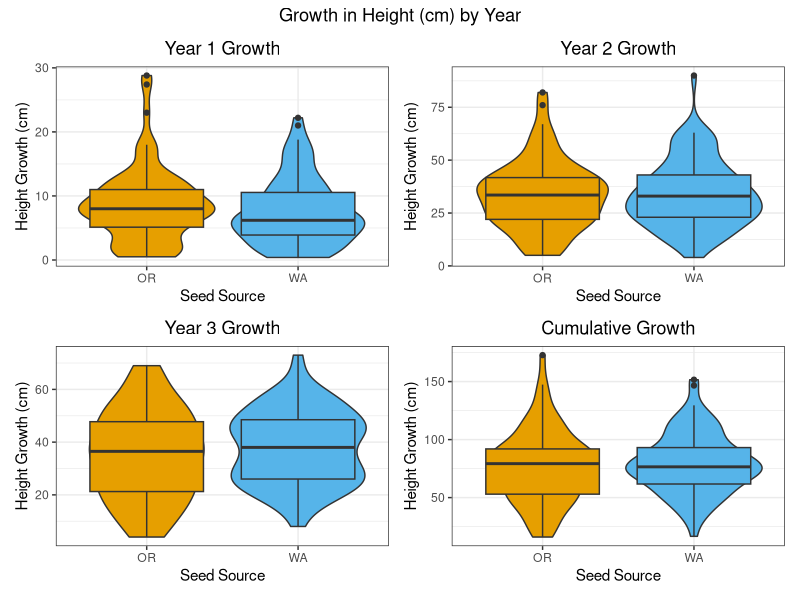
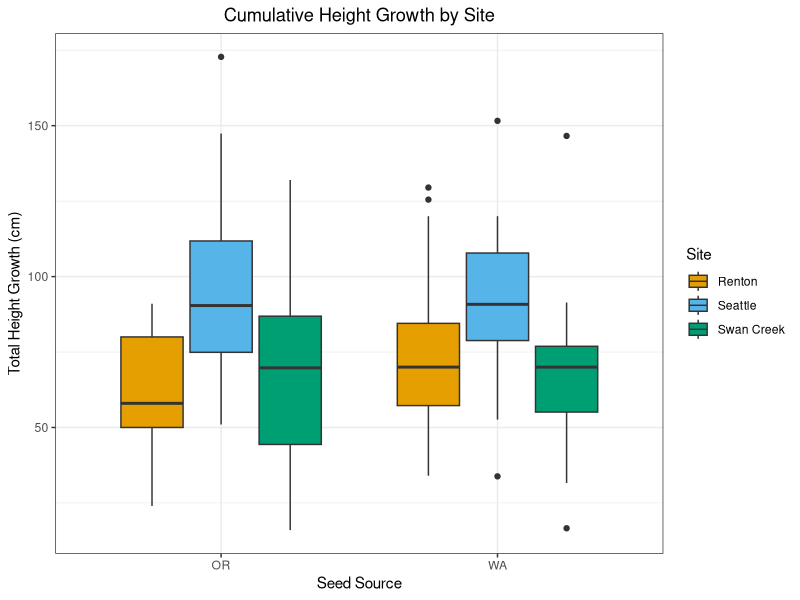
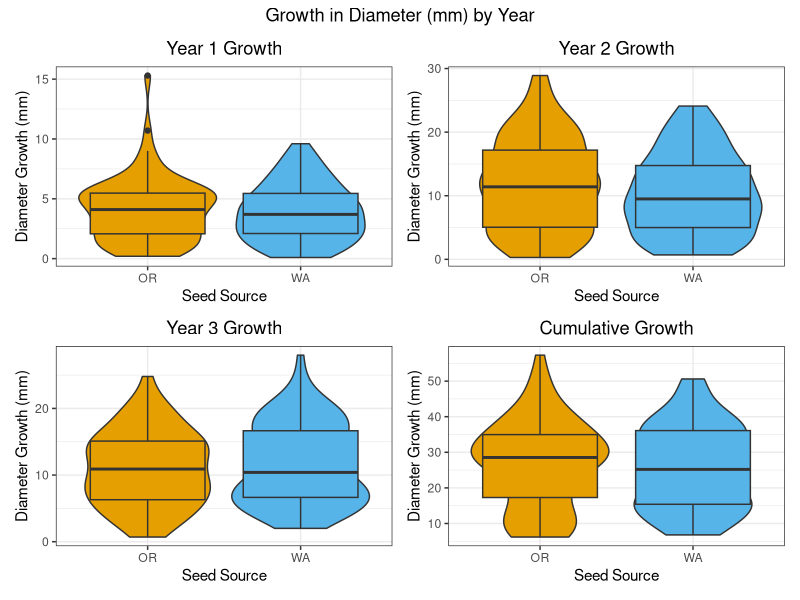
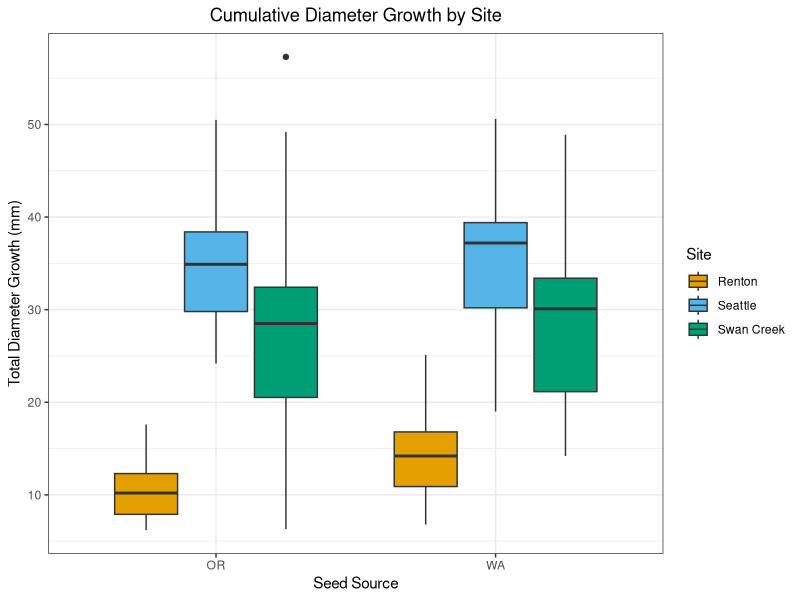
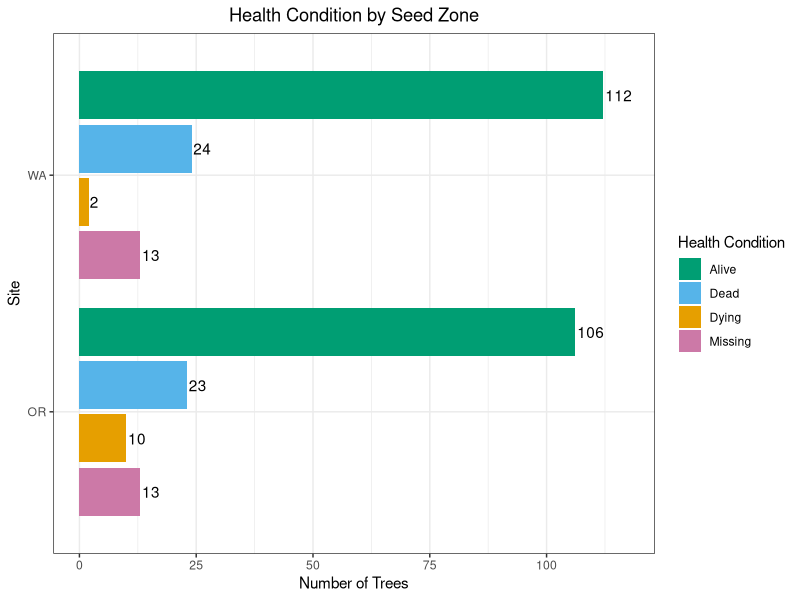
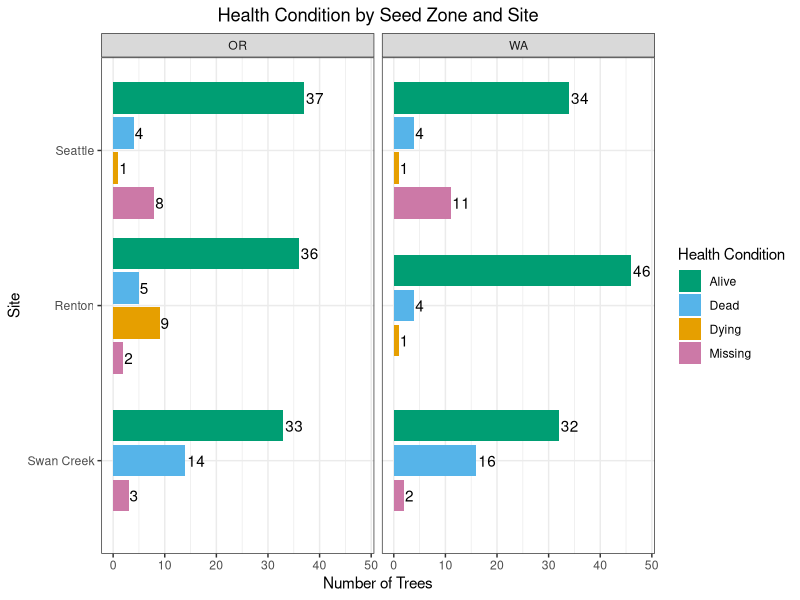

Write the R code that produced these figures, in order.
## ---- chunk 1
knitr::opts_chunk$set(echo = FALSE)
## ---- chunk 2
library(tidyverse)
library(kableExtra)
library(patchwork)
library(zoo)
## ---- chunk 3
#2023 changes made in excel 
#y1$Seed.Zone[y1$Seed.Zone=="WA "] <- "WA"
#y1$X2022.Tree.Height..cm.[y1$X2022.Tree.Height..cm.==5408] <- 54.8
#y1$X2022.Tree.Diameter..mm.[y1$X2022.Tree.Diameter..mm.==110.0] <- 11
#y2$X2023.Tree.Diameter..mm.[y2X2022.Tree.Diameter..mm.==123] <- 12.3
#y2$X2023.Tree.Diameter..mm.[y2X2022.Tree.Diameter..mm.==135] <- 13.5

#2023 seattle OR data skipped tree number 14, moved 15, 16, 17 measurements up. 8 was missing
#2023 seattle OR site was missing trees 42 and 43, but recorded trees 39-41 in 2023 were better fit for previous 2022 measurements for 41-43. However, trees were in different row. very confused. Wondering if trees OR42 and OR43 actually got moved to end of OR31 row somehow after site was mapped? 
#2023 seattle OR last row trees 42,43, 46 and 50 were missing. However, tree number 45 fit better with tree 46, feeling confident tree recorded as 45 was actually 46, and 47 was actually missing because trees 47-49 were actually trees 48-50, adjusted
#2023 Swan Creek WA #141 included a 40cm height increase, which must be a mistake. Recommend excluding all trees with greater than 30cm height increases from first analyses. 
#2023 Swan Creek WA #171 included a 70cm height increase, which must be a mistake. Recommend excluding all trees with greater than 30cm height increases from first analyses. 
## ---- chunk 4
y1 <- read.csv("./data/2022 Measurements.csv")
y2 <- read.csv("./data/2023 MeasurementsCorrected.csv")
y3 <- read.csv("./data/2024 Measurementsv3.csv")
library(readxl)
sheet2025 <- read_excel("data/2025 Measurements.xlsx", 
    sheet = "2025")
rough2025 <- read_excel("data/2025 Measurements.xlsx", 
    sheet = "2025 rough draft")

y1$Measurement.Year <- 2022
y2$Measurement.Year <- 2023
y3$Measurement.Year <- 2024

#rename columns to merge
rough2025 <- rough2025 %>% 
  rename("New Tree Number" = "Tree #") %>%
  rename("Tree Diameter (mm)" = "DBH") %>%
  rename("Tree Height (cm)" = "Height") %>%
  rename("Health" = "Condition") %>%
  rename("Date Measured" = "Measure Date") %>%
  rename("Comment" = "Comments")

rough2025 <- rough2025 %>%
    mutate(Site = recode(Site, 'Discovery Park' = 'Seattle'))

rough2025 <- rough2025 %>% select(-c("Seed Zone"))

#merge two sheets together based on tree number and site
merged2025 <- left_join(rough2025, sheet2025, by=c("New Tree Number"="New Tree Number","Site" = "Site"))

#combine Health and Comment columns from both sheets
merged2025 <- merged2025 %>%
  mutate(`Health` = coalesce(`Health.x`,`Health.y`)) %>%
  mutate(`Comment` = coalesce(`Comment.x`,`Comment.y`))

#if comments contain "browsed", mark elk browsed column as Y, otherwise mark N
merged2025 <- merged2025 %>%
  mutate(`Elk Browse` = case_when(
    grepl("browsed", Comment, ignore.case = TRUE) ~ "Y",
    TRUE ~ "N" # Keep the original value if no match is found
  ))

#remove duplicate columns
y4 <- merged2025 %>% select(-c("Tree Height (cm).y","Tree Diameter (mm).y", "Comment.y","Health.y","Year Measured","Date Measured.y","Comment.x","Health.x"))

#add measurement year
y4 <- cbind(y4, Measurement.Year= 2025)

#add tree numbers for first year
y1 <- y1 %>% mutate(Temp.Tree.Number = row_number())

#remove unnecessary columns
y1 <- y1 %>% select(-c("Year.Measured","Color"))
y2 <- y2 %>% select(-c("Year.Measured","Color"))
y3 <- y3 %>% select(-c("Year.Measured"))

#rename columns to match other years
y4 <- y4 %>% 
  rename("New.Tree.Number" = "New Tree Number") %>%
  rename("Tree.Height..cm." = "Tree Height (cm).x") %>%
  rename("Tree.Diameter..mm." = "Tree Diameter (mm).x") %>%
  rename("Seed.Zone" = "Seed Zone") %>%
  rename("Date.Measured" = "Date Measured.x") %>%
  rename("Tree.Number" = "Tree Number") %>%
  rename("Elk.Browse" = "Elk Browse")

## ---- chunk 5
#change date format to match year 4
y1$Date.Measured <- as.Date(y1$Date.Measured,format = "%m/%d/%y")
y1$Date.Planted <- as.Date(y1$Date.Planted,format = "%m/%d/%y")
y2$Date.Measured <- as.Date(y2$Date.Measured,format ="%m/%d/%y")
y3$Date.Measured <- as.Date(y3$Date.Measured, format = "%m/%d/%y")
y4$Date.Measured <- as.Date(y4$Date.Measured,format = "%m/%d/%y")

#in Year 1, if health condition is NA, change it to alive
y1 <- y1 %>%
  mutate(Health = ifelse(is.na(Health), "Alive", Health))

#bind all year dataframes together
trees.bind <- bind_rows(y1,y2) %>% bind_rows(.,y3) %>% bind_rows(.,y4) %>% filter(Site!="Tomanamus" & Site!="" & Site!="Puyallup") %>% droplevels()

trees.bind[130, "Health"] <- "Dead"
trees.bind[167, "Health"] <- "Dying"

## ---- chunk 6
#labeling consistency
trees.bind$Health[trees.bind$Health==""] <- "Missing"
trees.bind$Health[trees.bind$Health=="missing"] <- "Missing"
trees.bind$Seed.Zone[trees.bind$Seed.Zone=="Wa"] <- "WA"
trees.bind <- trees.bind %>% droplevels()

#if comments contain "browsed", mark elk browsed column as Y, otherwise mark N
trees.bind <- trees.bind %>%
  mutate(`Elk.Browse` = case_when(
    grepl("browsed", Comment, ignore.case = TRUE) ~ "Y",
    TRUE ~ "N" # Keep the original value if no match is found
  ))

#if comments contain "missing/presumed dead" change health condition to missing
trees.bind <- trees.bind %>%
  mutate(`Health` = case_when(
    grepl("Missing/presumed dead", Comment, ignore.case = TRUE) ~ "Missing",
    TRUE ~ `Health` # Keep the original value if no match is found
  ))
## ---- chunk 7
#use New Tree Number if not NA, otherwise use Tree Number
trees.bind <- trees.bind %>% group_by(Tree.Number, Site, Seed.Zone) %>% mutate(New.Tree.Number = if_else(is.na(New.Tree.Number),first(na.omit(New.Tree.Number)),New.Tree.Number)) %>%ungroup()

#use Temp Tree Number if not NA, otherwise use Tree Number
trees.bind <- trees.bind %>% group_by(Tree.Number, Site, Seed.Zone) %>% mutate(Temp.Tree.Number = if_else(is.na(Temp.Tree.Number),first(na.omit(Temp.Tree.Number)),Temp.Tree.Number)) %>%ungroup()

trees.bind <- trees.bind %>%  group_by(Tree.Number, Site, Seed.Zone) %>% mutate(Date.Planted = if_else(is.na(Date.Planted),first(na.omit(Date.Planted)),Date.Planted)) %>%ungroup()
## ---- chunk 8
trees.bind$Date.Measured <- as.Date(trees.bind$Date.Measured,"%m/%d/%y")
trees.bind$Date.Planted <- as.Date(trees.bind$Date.Planted,"%m/%d/%y")
trees.bind <- trees.bind %>% mutate(Planted.Growth.Days=Date.Measured-Date.Planted)
## ---- chunk 9
#trees <- trees.bind

#dead.trees <- trees %>%
#  filter(Health == "Dead")

#matching.trees <- trees %>%
#  inner_join(dead.trees, by = "Tree.Number", relationship = "many-to-many")

#if previous year's health condition is dead change following years health condition to dead
#trees <- trees %>%
#  group_by(Tree.Number, Site, Seed.Zone) %>%
#  arrange(Measurement.Year) %>%
#  mutate(Previous_Value = lag(Health), Health = case_when(!is.na(Previous_Value) & Previous_Value == "Dead" ~ "Dead", TRUE ~ Health)) %>%
#  select(-Previous_Value)

#if previous year's health condition is dying and current year's health condition is missing, change current year's health condition to dead
#trees <- trees %>%
#  group_by(Tree.Number, Site, Seed.Zone) %>%
#  mutate(Health = case_when(lag(Health, n= 1, order_by = Measurement.Year) == "Dying" & Health == "Missing" ~ "Dead", TRUE ~ Health))

#trees <- trees %>%
#  group_by(Tree.Number, Site, Seed.Zone) %>%
#  arrange(Measurement.Year) %>%
#  mutate(Previous.Health = lag(Health), Health = case_when(is.na(Health) ~ Previous.Health, TRUE ~ Health)) %>%
#  select(-Previous.Health)

#create final health column and if most current year's health condition is missing. use previous year's
#trees <- trees %>%
#  group_by(Tree.Number, Site, Seed.Zone) %>%
#  tidyr::complete(Measurement.Year = seq(min(Measurement.Year), max(Measurement.Year)), fill = list(Health = NA)) %>%
#  mutate(Final.Health = last(Health)) %>%
#  mutate(Final.Health = na.locf(Final.Health, na.rm =  FALSE, fromLast = TRUE)) %>%
#  mutate(Final.Health = ifelse(is.na(Health) & is.na(Final.Health), NA, Final.Health)) %>%
#  ungroup()
## ---- chunk 10
#VERSION WITH NO BROWSED TREES
trees.no.browse <- trees.bind %>%
  group_by(Tree.Number, Site, Seed.Zone) %>%
  filter(Elk.Browse !="Y") %>% ungroup()

trees.no.browse <- trees.no.browse %>%
  group_by(Tree.Number, Site, Seed.Zone) %>%
  arrange(Measurement.Year) %>%
  mutate(Previous_Value = lag(Health), Health = case_when(!is.na(Previous_Value) & Previous_Value == "Dead" ~ "Dead", TRUE ~ Health)) %>%
  select(-Previous_Value)

#if previous year's health condition is dying and current year's health condition is missing, change current year's health condition to dead
trees.no.browse <- trees.no.browse %>%
  group_by(Tree.Number, Site, Seed.Zone) %>%
  mutate(Health = case_when(lag(Health, n= 1, order_by = Measurement.Year) == "Dying" & Health == "Missing" ~ "Dead", TRUE ~ Health))

trees.no.browse <- trees.no.browse %>%
  group_by(Tree.Number, Site, Seed.Zone) %>%
  arrange(Measurement.Year) %>%
  mutate(Previous.Health = lag(Health), Health = case_when(is.na(Health) ~ Previous.Health, TRUE ~ Health)) %>%
  select(-Previous.Health)

#create final health column and if most current year's health condition is missing. use previous year's
trees.no.browse <- trees.no.browse %>%
  group_by(Tree.Number, Site, Seed.Zone) %>%
  tidyr::complete(Measurement.Year = seq(min(Measurement.Year), max(Measurement.Year)), fill = list(Health = NA)) %>%
  mutate(Final.Health = last(Health)) %>%
  mutate(Final.Health = na.locf(Final.Health, na.rm =  FALSE, fromLast = TRUE)) %>%
  mutate(Final.Health = ifelse(is.na(Health) & is.na(Final.Health), NA, Final.Health)) %>%
  ungroup()
## ---- chunk 11
#trees$Site <- as.factor(trees$Site)
#trees$Seed.Zone <-as.factor(trees$Seed.Zone)
#trees$Health <- as.factor(trees$Health)
## ---- chunk 12
trees.no.browse$Site <- as.factor(trees.no.browse$Site)
trees.no.browse$Seed.Zone <-as.factor(trees.no.browse$Seed.Zone)
trees.no.browse$Health <- as.factor(trees.no.browse$Health)
## ---- chunk 13
# NOTE RENTON OR TREE 180 was entered twice or there is two values for it. We need to look into this further, but for now we removed it from the data.
## ---- chunk 14
#trees <- trees %>% filter(Tree.Number!=180 | Site!="Renton" | Seed.Zone!="OR")
trees.no.browse <- trees.no.browse %>% filter(Tree.Number!=180 | Site!="Renton" | Seed.Zone!="OR")
## ---- chunk 15
#trees.wide <- trees %>% pivot_wider(
#    id_cols = c(Tree.Number, Site, Seed.Zone, New.Tree.Number),
#    names_from = Measurement.Year,
#    values_from = c(Tree.Height..cm., Tree.Diameter..mm.),
#    names_glue = "{.value}_{Measurement.Year}") 
#ver with no browsed trees
trees.wide <- trees.no.browse %>% pivot_wider(
    id_cols = c(Tree.Number, Site, Seed.Zone, New.Tree.Number),
    names_from = Measurement.Year,
    values_from = c(Tree.Height..cm., Tree.Diameter..mm.),
    names_glue = "{.value}_{Measurement.Year}") 
## ---- chunk 16
# see if there are any duplicate trees based on number, site, seed zone and year
#{trees} |> summarize(n = n(), .by = c(Tree.Number, Site, Seed.Zone, Measurement.Year)) |> filter(n > 1L)
## ---- chunk 17
trees.wide.growth <- trees.wide %>% mutate(y1.height.growth = Tree.Height..cm._2023-Tree.Height..cm._2022, y2.height.growth = Tree.Height..cm._2024-Tree.Height..cm._2023, y3.height.growth = Tree.Height..cm._2025-Tree.Height..cm._2024, y1.diameter.growth = Tree.Diameter..mm._2023-Tree.Diameter..mm._2022, y2.diameter.growth = Tree.Diameter..mm._2024-Tree.Diameter..mm._2023, y3.diameter.growth = Tree.Diameter..mm._2025 - Tree.Diameter..mm._2024, total.height.growth = Tree.Height..cm._2025-Tree.Height..cm._2022, total.diameter.growth = Tree.Diameter..mm._2025-Tree.Diameter..mm._2022)
## ---- chunk 18
#trees.partial <- trees[1,2,3,9,11,12,13]
#trees.wide.joined <- left_join(trees.wide.growth, trees.partial, by=c("Tree.Number", "Site", "Seed.Zone"))
## ---- chunk 19
#tree.growth <- trees %>% group_by(Tree.Number, Site, Seed.Zone) %>% arrange(Measurement.Year) %>% mutate(Height.Growth = Tree.Height..cm. - lag(Tree.Height..cm.), Diameter.Growth = Tree.Diameter..mm. - lag(Tree.Diameter..mm.)) %>% ungroup()
## ---- chunk 20
#tree.growth.year <- tree.growth %>% group_by(Tree.Number, Site, Seed.Zone, Measurement.Year) %>% reframe(Heigh.Growth=Height.Growth,Diameter.Growth=Diameter.Growth)
## ---- chunk 21
#trees <- left_join(trees,tree.growth.year, by=c("Tree.Number", "Site", "Seed.Zone", "Measurement.Year"))
## ---- chunk 22
# FILTERED ALL TREES with NEGATIVE height increases or NEGATIVE diameter increases
#Data cleaning
#neg.trees <- trees %>% filter(Height.Growth<0)
#neg.trees <- neg.trees[c(1,2,3,5,6,12,13,20,21)]
#pos.trees <- trees %>% filter(Height.Growth>20)
## ---- chunk 23
#trees.pos <- tree.growth %>% filter(Height.Growth>0 & Diameter.Growth>0)  
## ---- chunk 24
trees.wide.pos.total <- trees.wide.growth %>% filter(total.height.growth>0 & total.diameter.growth>0)
trees.wide.pos.y1 <- trees.wide.growth %>% filter(y1.height.growth>0 & y1.diameter.growth>0)
trees.wide.pos.y2 <- trees.wide.growth %>% filter(y2.height.growth>0 & y2.diameter.growth>0)
trees.wide.pos.y3 <- trees.wide.growth %>% filter(y3.height.growth>0 & y3.diameter.growth>0)
trees.wide.pos.all <- trees.wide.growth %>% filter(y1.height.growth>0 & y1.diameter.growth>0 & y2.height.growth>0 & y2.diameter.growth>0 & y3.height.growth>0 & y3.diameter.growth>0)
## ---- chunk 25
#a few possible mistakes in measurements with trees greater than 30cm height increase. Removing trees above 24 increase also removes Seattle OR Trees 39-41 which were off in measurements, trees were possibly moved after mapping? 
## ---- chunk 26
#create table summarizing when sites were planted and remeasured.
## ---- chunk 27
#Site.Summary <- trees.pos %>% group_by(Site,Seed.Zone,Measurement.Year) %>% summarize(n=n()) %>% left_join(.,trees.pos,by=c("Site","Seed.Zone","Measurement.Year"),multiple="first")

Site.Summary <- trees.wide.pos.all %>% group_by(Site,Seed.Zone) %>% summarize(n=n())
kable(Site.Summary[c(1,2,3)], col.names = c("Site", "Seed Zone", "Number of Trees")) %>% kable_material(c("striped", "hover","condensed"))
## ---- chunk 28
#trees.summary <- trees.wide.pos.all %>% group_by(Seed.Zone)  %>% summarize(
#n=n(),
#mean.height.2024=mean(Tree.Height..cm._2024),
#mean.diameter.2024=mean(Tree.Diameter..mm._2024),
#mean.y1.height.growth=mean(y1.height.growth,na.rm=TRUE),
#mean.y1.diameter.growth=mean(y1.diameter.growth,na.rm=TRUE),
#mean.y2.height.growth=mean(y2.height.growth,na.rm=TRUE),
#mean.y2.diameter.growth=mean(y2.diameter.growth,na.rm=TRUE),
#mean.total.height.growth=mean(total.height.growth,na.rm=TRUE),
#mean.total.diameter.growth=mean(total.diameter.growth,na.rm=TRUE))
#kable(trees.summary,digits = 2,format = "html", table.attr='class="scrollable-table"') %>% kable_material(c("striped", "hover","condensed")) %>% kable_styling(full_width = F) %>% scroll_box(height = "300px")

trees.summary <- trees.wide.pos.all %>% group_by(Seed.Zone)  %>% summarize(
n=n(),
mean.height.2025=mean(Tree.Height..cm._2025),
mean.diameter.2025=mean(Tree.Diameter..mm._2025),
mean.y1.height.growth=mean(y1.height.growth,na.rm=TRUE),
mean.y1.diameter.growth=mean(y1.diameter.growth,na.rm=TRUE),
mean.y2.height.growth=mean(y2.height.growth,na.rm=TRUE),
mean.y2.diameter.growth=mean(y2.diameter.growth,na.rm=TRUE),
mean.y3.diameter.growth=mean(y3.diameter.growth,na.rm=TRUE),
mean.y3.height.growth=mean(y3.height.growth,na.rm=TRUE),
mean.total.height.growth=mean(total.height.growth,na.rm=TRUE),
mean.total.diameter.growth=mean(total.diameter.growth,na.rm=TRUE))
library(knitr)
kable(trees.summary,col.names = c("Seed Zone", "Number of Trees", "2025 Mean Height (cm)", "2025 Mean Diameter (mm)", "Mean Year 1 Height Growth (cm)", "Mean Year 1 Diameter Growth (mm)", "Mean Year 2 Height Growth (cm)","Mean Year 2 Diameter Growth (mm)", "Mean Year 3 Height Growth (cm)","Mean Year 3 Diameter Growth (mm)", "Total Mean Height Growth (cm)","Total Mean Diameter Growth (mm)"), digits = 2,format = "html", table.attr='class="scrollable-table"') %>% kable_material(c("striped", "hover","condensed")) %>% kable_styling(full_width = F) %>% scroll_box(height = "300px")
## ---- chunk 29
trees.summary.sites <- trees.wide.pos.all %>% group_by(Site,Seed.Zone)  %>% summarize(
n=n(),
mean.height.2025=mean(Tree.Height..cm._2025),
mean.diameter.2025=mean(Tree.Diameter..mm._2025),
mean.y1.height.growth=mean(y1.height.growth,na.rm=TRUE),
mean.y1.diameter.growth=mean(y1.diameter.growth,na.rm=TRUE),
mean.y2.height.growth=mean(y2.height.growth,na.rm=TRUE),
mean.y2.diameter.growth=mean(y2.diameter.growth,na.rm=TRUE),
mean.y3.diameter.growth=mean(y3.diameter.growth,na.rm=TRUE),
mean.y3.height.growth=mean(y3.height.growth, na.rm = TRUE),
mean.total.height.growth=mean(total.height.growth,na.rm=TRUE),
mean.total.diameter.growth=mean(total.diameter.growth,na.rm=TRUE))
library(knitr)
kable(trees.summary.sites, col.names = c("Site", "Seed Zone", "Number of Trees", "2025 Mean Height (cm)", "2025 Mean Diameter (mm)", "Mean Year 1 Height Growth (cm)", "Mean Year 1 Diameter Growth (mm)", "Mean Year 2 Height Growth (cm)","Mean Year 2 Diameter Growth (mm)", "Mean Year 3 Height Growth (cm)","Mean Year 3 Diameter Growth (mm)", "Total Mean Height Growth (cm)","Total Mean Diameter Growth (mm)"), digits = 2) %>% kable_material(c("striped", "hover","condensed")) %>% kable_styling(full_width = F) %>% scroll_box(height = "300px")
## ---- chunk 30

P1 <- ggplot(trees.wide.pos.all,aes(Seed.Zone,y1.height.growth,fill=Seed.Zone)) +geom_violin() +geom_boxplot() +theme_bw()+guides(fill="none") +scale_fill_manual(values=c("#E69F00", "#56B4E9")) +labs(y= "Height Growth (cm)", x= "Seed Source",title="Year 1 Growth") + theme(plot.title = element_text(hjust = 0.5))
P2 <- ggplot(trees.wide.pos.all,aes(Seed.Zone,y2.height.growth,fill=Seed.Zone)) +geom_violin() +geom_boxplot() +theme_bw()+guides(fill="none") +scale_fill_manual(values=c("#E69F00", "#56B4E9")) +labs(y= "Height Growth (cm)",x= "Seed Source",title="Year 2 Growth") + theme(plot.title = element_text(hjust = 0.5))
P3 <- ggplot(trees.wide.pos.all,aes(Seed.Zone,y3.height.growth,fill=Seed.Zone)) +geom_violin() +geom_boxplot() +theme_bw()+guides(fill="none") +scale_fill_manual(values=c("#E69F00", "#56B4E9")) +labs(y= "Height Growth (cm)",x= "Seed Source",title="Year 3 Growth") + theme(plot.title = element_text(hjust = 0.5))
P4 <- ggplot(trees.wide.pos.all,aes(Seed.Zone,total.height.growth,fill=Seed.Zone)) +geom_violin() +geom_boxplot() +theme_bw()+guides(fill="none") +scale_fill_manual(values=c("#E69F00", "#56B4E9")) +labs(y= "Height Growth (cm)",x= "Seed Source",title="Cumulative Growth") + theme(plot.title = element_text(hjust = 0.5))
?ggplot

height_plots <- P1 + P2 + P3 + P4
height_plots + plot_annotation(title = "Growth in Height (cm) by Year", theme = theme(plot.title = element_text(hjust = 0.5)))
## ---- chunk 31
ggplot(trees.wide.pos.all,aes(Seed.Zone,total.height.growth,fill=Site)) +geom_boxplot() +theme_bw() +scale_fill_manual(values=c("#E69F00", "#56B4E9", "#009E73")) + labs(y= "Total Height Growth (cm)",x= "Seed Source",title="Cumulative Height Growth by Site") + theme(plot.title = element_text(hjust = 0.5))
## ---- chunk 32
P1 <- ggplot(trees.wide.pos.all,aes(Seed.Zone,y1.diameter.growth,fill=Seed.Zone)) +geom_violin() +geom_boxplot() +theme_bw()+guides(fill="none") +scale_fill_manual(values=c("#E69F00", "#56B4E9")) +labs(y= "Diameter Growth (mm)", x= "Seed Source" ,title="Year 1 Growth") + theme(plot.title = element_text(hjust = 0.5))
P2 <- ggplot(trees.wide.pos.all,aes(Seed.Zone,y2.diameter.growth,fill=Seed.Zone)) +geom_violin() +geom_boxplot() +theme_bw()+guides(fill="none") +scale_fill_manual(values=c("#E69F00", "#56B4E9")) +labs(y= "Diameter Growth (mm)",x= "Seed Source",title="Year 2 Growth") + theme(plot.title = element_text(hjust = 0.5))
P3 <- ggplot(trees.wide.pos.all,aes(Seed.Zone,y3.diameter.growth,fill=Seed.Zone)) +geom_violin() +geom_boxplot() +theme_bw()+guides(fill="none") +scale_fill_manual(values=c("#E69F00", "#56B4E9")) +labs(y= "Diameter Growth (mm)",x= "Seed Source",title="Year 3 Growth") + theme(plot.title = element_text(hjust = 0.5))
P4 <- ggplot(trees.wide.pos.all,aes(Seed.Zone,total.diameter.growth,fill=Seed.Zone)) +geom_violin() +geom_boxplot() +theme_bw()+guides(fill="none") +scale_fill_manual(values=c("#E69F00", "#56B4E9")) +labs(y= "Diameter Growth (mm)",x= "Seed Source",title="Cumulative Growth") + theme(plot.title = element_text(hjust = 0.5))

diameter_plots <- P1 + P2 + P3 + P4
diameter_plots + plot_annotation(title = "Growth in Diameter (mm) by Year", theme = theme(plot.title = element_text(hjust = 0.5)))
## ---- chunk 33
ggplot(trees.wide.pos.all,aes(Seed.Zone,total.diameter.growth,fill=Site)) +geom_boxplot() +theme_bw() +scale_fill_manual(values=c("#E69F00", "#56B4E9", "#009E73")) + labs(y= "Total Diameter Growth (mm)",x= "Seed Source",title="Cumulative Diameter Growth by Site") + theme(plot.title = element_text(hjust = 0.5))
## ---- chunk 34
#trees.condition.zone <- trees %>% group_by(Seed.Zone,Final.Health) %>% summarize(n=n_distinct(Temp.Tree.Number)) %>% filter(Final.Health!="NA")
#kable(trees.condition.zone) %>% kable_material(c("striped", "hover","condensed"))

trees.condition.zone <- trees.no.browse %>% group_by(Seed.Zone,Final.Health) %>% summarize(n=n_distinct(Temp.Tree.Number)) %>% filter(Final.Health!="NA")
#kable(trees.condition.zone) %>% kable_material(c("striped", "hover","condensed"))
## ---- chunk 35
ggplot(trees.condition.zone,aes(x = reorder(Seed.Zone, -n),n,fill=Final.Health))+geom_col(position = position_dodge2(preserve = "single",reverse=TRUE))+theme_bw()+coord_flip()+ scale_y_continuous(breaks = c(0,25,50,75,100,125,150),expand = expansion(mult = c(0.05, 0.1))) +scale_fill_manual(values=c( "#009E73","#56B4E9","#E69F00","#CC79A7"))+labs(x="Site",y="Number of Trees",title ="Health Condition by Seed Zone", fill="Health Condition") +geom_text(aes(label=n,group=Final.Health),position = position_dodge2(width=0.9,preserve = "single",reverse=TRUE),hjust=-0.1) + theme(plot.title = element_text(hjust = 0.5))
## ---- chunk 36
#trees.condition <- trees %>% group_by(Site,Seed.Zone,Final.Health) %>% summarize(n=n_distinct(Temp.Tree.Number)) %>% filter(Final.Health!="NA")
#kable(trees.condition) %>% kable_material(c("striped", "hover","condensed"))
trees.condition <- trees.no.browse %>% group_by(Site,Seed.Zone,Final.Health) %>% summarize(n=n_distinct(Temp.Tree.Number)) %>% filter(Final.Health!="NA")
#kable(trees.condition) %>% kable_material(c("striped", "hover","condensed"))
## ---- chunk 37
trees.condition$Final.Health <- factor(trees.condition$Final.Health, levels=c('Alive','Dead','Dying','Missing'))
## ---- chunk 38
ggplot(trees.condition,aes(x = reorder(Site, -n),n,fill=Final.Health))+facet_wrap(~Seed.Zone)+geom_col(position = position_dodge2(preserve = "single",reverse=TRUE))+theme_bw()+coord_flip() + scale_y_continuous(expand = expansion(mult = c(0.05, 0.1))) +scale_fill_manual(values=c( "#009E73","#56B4E9","#E69F00","#CC79A7"))+labs(x="Site",y="Number of Trees", title = "Health Condition by Seed Zone and Site",fill="Health Condition") +geom_text(aes(label=n,group=Final.Health),position = position_dodge2(width=0.9,preserve = "single",reverse=TRUE),hjust=-0.1) + theme(plot.title = element_text(hjust = 0.5))
